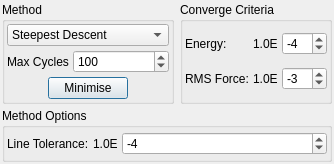
<ui version="4.0" >
 <class>MinimiserDialog</class>
 <widget class="QDialog" name="MinimiserDialog" >
  <property name="geometry" >
   <rect>
    <x>0</x>
    <y>0</y>
    <width>305</width>
    <height>164</height>
   </rect>
  </property>
  <property name="windowTitle" >
   <string>Minimiser</string>
  </property>
  <property name="windowIcon" >
   <iconset resource="icons.qrc" >:/stackicons/icons/stack_minimiser.svg</iconset>
  </property>
  <layout class="QVBoxLayout" >
   <property name="margin" >
    <number>2</number>
   </property>
   <property name="spacing" >
    <number>4</number>
   </property>
   <item>
    <layout class="QHBoxLayout" >
     <property name="margin" >
      <number>0</number>
     </property>
     <property name="spacing" >
      <number>6</number>
     </property>
     <item>
      <widget class="QGroupBox" name="groupBox" >
       <property name="sizePolicy" >
        <sizepolicy>
         <hsizetype>1</hsizetype>
         <vsizetype>1</vsizetype>
         <horstretch>0</horstretch>
         <verstretch>0</verstretch>
        </sizepolicy>
       </property>
       <property name="title" >
        <string>Method</string>
       </property>
       <layout class="QVBoxLayout" >
        <property name="margin" >
         <number>2</number>
        </property>
        <property name="spacing" >
         <number>4</number>
        </property>
        <item>
         <widget class="QComboBox" name="MinimiserMethodCombo" >
          <property name="sizePolicy" >
           <sizepolicy>
            <hsizetype>7</hsizetype>
            <vsizetype>0</vsizetype>
            <horstretch>0</horstretch>
            <verstretch>0</verstretch>
           </sizepolicy>
          </property>
          <item>
           <property name="text" >
            <string>Steepest Descent</string>
           </property>
          </item>
          <item>
           <property name="text" >
            <string>Conjugate Gradient</string>
           </property>
          </item>
          <item>
           <property name="text" >
            <string>Monte Carlo (Molecular)</string>
           </property>
          </item>
          <item>
           <property name="text" >
            <string>Simplex</string>
           </property>
          </item>
         </widget>
        </item>
        <item>
         <layout class="QHBoxLayout" >
          <property name="margin" >
           <number>0</number>
          </property>
          <property name="spacing" >
           <number>4</number>
          </property>
          <item>
           <widget class="QLabel" name="label_46" >
            <property name="text" >
             <string>Max Cycles</string>
            </property>
           </widget>
          </item>
          <item>
           <widget class="QSpinBox" name="MinimiseCyclesSpin" >
            <property name="sizePolicy" >
             <sizepolicy>
              <hsizetype>7</hsizetype>
              <vsizetype>0</vsizetype>
              <horstretch>0</horstretch>
              <verstretch>0</verstretch>
             </sizepolicy>
            </property>
            <property name="maximum" >
             <number>10000</number>
            </property>
            <property name="minimum" >
             <number>1</number>
            </property>
            <property name="singleStep" >
             <number>2</number>
            </property>
            <property name="value" >
             <number>100</number>
            </property>
           </widget>
          </item>
         </layout>
        </item>
        <item>
         <layout class="QHBoxLayout" >
          <property name="margin" >
           <number>0</number>
          </property>
          <property name="spacing" >
           <number>4</number>
          </property>
          <item>
           <spacer>
            <property name="orientation" >
             <enum>Qt::Horizontal</enum>
            </property>
            <property name="sizeHint" >
             <size>
              <width>21</width>
              <height>20</height>
             </size>
            </property>
           </spacer>
          </item>
          <item>
           <widget class="QPushButton" name="MinimiseButton" >
            <property name="text" >
             <string>Minimise</string>
            </property>
           </widget>
          </item>
          <item>
           <spacer>
            <property name="orientation" >
             <enum>Qt::Horizontal</enum>
            </property>
            <property name="sizeHint" >
             <size>
              <width>21</width>
              <height>20</height>
             </size>
            </property>
           </spacer>
          </item>
         </layout>
        </item>
       </layout>
      </widget>
     </item>
     <item>
      <widget class="QGroupBox" name="ConvergenceGroup" >
       <property name="sizePolicy" >
        <sizepolicy>
         <hsizetype>7</hsizetype>
         <vsizetype>1</vsizetype>
         <horstretch>0</horstretch>
         <verstretch>0</verstretch>
        </sizepolicy>
       </property>
       <property name="title" >
        <string>Converge Criteria</string>
       </property>
       <layout class="QGridLayout" >
        <property name="margin" >
         <number>2</number>
        </property>
        <property name="spacing" >
         <number>4</number>
        </property>
        <item row="0" column="0" >
         <widget class="QLabel" name="label_9" >
          <property name="sizePolicy" >
           <sizepolicy>
            <hsizetype>1</hsizetype>
            <vsizetype>5</vsizetype>
            <horstretch>0</horstretch>
            <verstretch>0</verstretch>
           </sizepolicy>
          </property>
          <property name="text" >
           <string>Energy:</string>
          </property>
         </widget>
        </item>
        <item row="1" column="1" >
         <widget class="QLabel" name="label_45" >
          <property name="sizePolicy" >
           <sizepolicy>
            <hsizetype>1</hsizetype>
            <vsizetype>5</vsizetype>
            <horstretch>0</horstretch>
            <verstretch>0</verstretch>
           </sizepolicy>
          </property>
          <property name="text" >
           <string>1.0E</string>
          </property>
         </widget>
        </item>
        <item row="0" column="1" >
         <widget class="QLabel" name="label_26" >
          <property name="sizePolicy" >
           <sizepolicy>
            <hsizetype>1</hsizetype>
            <vsizetype>5</vsizetype>
            <horstretch>0</horstretch>
            <verstretch>0</verstretch>
           </sizepolicy>
          </property>
          <property name="text" >
           <string>1.0E</string>
          </property>
         </widget>
        </item>
        <item row="1" column="0" >
         <widget class="QLabel" name="label_10" >
          <property name="sizePolicy" >
           <sizepolicy>
            <hsizetype>1</hsizetype>
            <vsizetype>5</vsizetype>
            <horstretch>0</horstretch>
            <verstretch>0</verstretch>
           </sizepolicy>
          </property>
          <property name="text" >
           <string>RMS Force:</string>
          </property>
         </widget>
        </item>
        <item row="0" column="2" >
         <widget class="QSpinBox" name="EnergyConvergeSpin" >
          <property name="sizePolicy" >
           <sizepolicy>
            <hsizetype>7</hsizetype>
            <vsizetype>0</vsizetype>
            <horstretch>0</horstretch>
            <verstretch>0</verstretch>
           </sizepolicy>
          </property>
          <property name="maximum" >
           <number>1</number>
          </property>
          <property name="minimum" >
           <number>-10</number>
          </property>
          <property name="value" >
           <number>-4</number>
          </property>
         </widget>
        </item>
        <item row="1" column="2" >
         <widget class="QSpinBox" name="ForceConvergeSpin" >
          <property name="enabled" >
           <bool>true</bool>
          </property>
          <property name="sizePolicy" >
           <sizepolicy>
            <hsizetype>7</hsizetype>
            <vsizetype>0</vsizetype>
            <horstretch>0</horstretch>
            <verstretch>0</verstretch>
           </sizepolicy>
          </property>
          <property name="maximum" >
           <number>1</number>
          </property>
          <property name="minimum" >
           <number>-10</number>
          </property>
          <property name="value" >
           <number>-3</number>
          </property>
         </widget>
        </item>
       </layout>
      </widget>
     </item>
    </layout>
   </item>
   <item>
    <widget class="QGroupBox" name="MethodOptionsGroup" >
     <property name="sizePolicy" >
      <sizepolicy>
       <hsizetype>1</hsizetype>
       <vsizetype>1</vsizetype>
       <horstretch>0</horstretch>
       <verstretch>0</verstretch>
      </sizepolicy>
     </property>
     <property name="title" >
      <string>Method Options</string>
     </property>
     <layout class="QVBoxLayout" >
      <property name="margin" >
       <number>2</number>
      </property>
      <property name="spacing" >
       <number>4</number>
      </property>
      <item>
       <widget class="QStackedWidget" name="MethodOptionsStack" >
        <property name="sizePolicy" >
         <sizepolicy>
          <hsizetype>7</hsizetype>
          <vsizetype>1</vsizetype>
          <horstretch>0</horstretch>
          <verstretch>0</verstretch>
         </sizepolicy>
        </property>
        <property name="currentIndex" >
         <number>1</number>
        </property>
        <widget class="QWidget" name="MinimiseSDPage" >
         <layout class="QHBoxLayout" >
          <property name="margin" >
           <number>0</number>
          </property>
          <property name="spacing" >
           <number>4</number>
          </property>
          <item>
           <layout class="QHBoxLayout" >
            <property name="margin" >
             <number>0</number>
            </property>
            <property name="spacing" >
             <number>4</number>
            </property>
            <item>
             <widget class="QLabel" name="label_20" >
              <property name="sizePolicy" >
               <sizepolicy>
                <hsizetype>1</hsizetype>
                <vsizetype>5</vsizetype>
                <horstretch>0</horstretch>
                <verstretch>0</verstretch>
               </sizepolicy>
              </property>
              <property name="text" >
               <string>Line Tolerance:</string>
              </property>
             </widget>
            </item>
            <item>
             <widget class="QLabel" name="label_21" >
              <property name="sizePolicy" >
               <sizepolicy>
                <hsizetype>1</hsizetype>
                <vsizetype>5</vsizetype>
                <horstretch>0</horstretch>
                <verstretch>0</verstretch>
               </sizepolicy>
              </property>
              <property name="text" >
               <string>1.0E</string>
              </property>
             </widget>
            </item>
            <item>
             <widget class="QSpinBox" name="SDLineToleranceSpin" >
              <property name="sizePolicy" >
               <sizepolicy>
                <hsizetype>7</hsizetype>
                <vsizetype>0</vsizetype>
                <horstretch>0</horstretch>
                <verstretch>0</verstretch>
               </sizepolicy>
              </property>
              <property name="maximum" >
               <number>-1</number>
              </property>
              <property name="minimum" >
               <number>-10</number>
              </property>
              <property name="value" >
               <number>-4</number>
              </property>
             </widget>
            </item>
           </layout>
          </item>
         </layout>
        </widget>
        <widget class="QWidget" name="MethodCGOptionsPage" >
         <layout class="QVBoxLayout" >
          <property name="margin" >
           <number>0</number>
          </property>
          <property name="spacing" >
           <number>4</number>
          </property>
          <item>
           <layout class="QHBoxLayout" >
            <property name="margin" >
             <number>0</number>
            </property>
            <property name="spacing" >
             <number>4</number>
            </property>
            <item>
             <widget class="QLabel" name="label_47" >
              <property name="sizePolicy" >
               <sizepolicy>
                <hsizetype>1</hsizetype>
                <vsizetype>5</vsizetype>
                <horstretch>0</horstretch>
                <verstretch>0</verstretch>
               </sizepolicy>
              </property>
              <property name="text" >
               <string>Line Tolerance:</string>
              </property>
             </widget>
            </item>
            <item>
             <widget class="QLabel" name="label_48" >
              <property name="sizePolicy" >
               <sizepolicy>
                <hsizetype>1</hsizetype>
                <vsizetype>5</vsizetype>
                <horstretch>0</horstretch>
                <verstretch>0</verstretch>
               </sizepolicy>
              </property>
              <property name="text" >
               <string>1.0E</string>
              </property>
             </widget>
            </item>
            <item>
             <widget class="QSpinBox" name="CGLineToleranceSpin" >
              <property name="sizePolicy" >
               <sizepolicy>
                <hsizetype>7</hsizetype>
                <vsizetype>0</vsizetype>
                <horstretch>0</horstretch>
                <verstretch>0</verstretch>
               </sizepolicy>
              </property>
              <property name="maximum" >
               <number>-1</number>
              </property>
              <property name="minimum" >
               <number>-10</number>
              </property>
              <property name="value" >
               <number>-4</number>
              </property>
             </widget>
            </item>
           </layout>
          </item>
         </layout>
        </widget>
        <widget class="QWidget" name="MethodMCOptionsPage" />
        <widget class="QWidget" name="MethodSimplexOptionsPage" />
       </widget>
      </item>
     </layout>
    </widget>
   </item>
  </layout>
 </widget>
 <resources>
  <include location="icons.qrc" />
 </resources>
 <connections/>
</ui>
